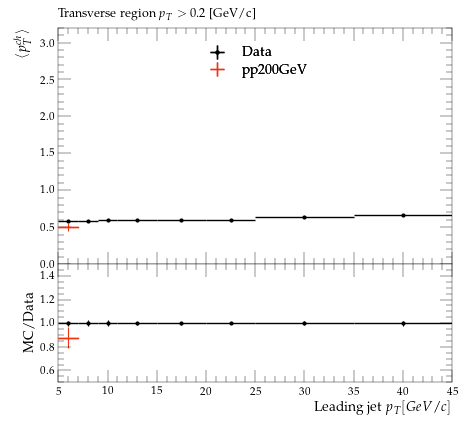

Generate this figure with Python:
#! /usr/bin/env python3

# This Python script was auto-generated using YODA v2.1.0.
# Analysis object: /STAR_2019_I1771348/d03-x01-y03
# Timestamp: 07-10-2025 (17:32:21)

import matplotlib as mpl
import matplotlib.pyplot as plt
mpl.use('Agg') # comment out for interactive use
import os
import numpy as np
from numpy import nan, inf

plotDir = os.path.split(os.path.realpath(__file__))[0]
if 'YODA_USER_PLOT_PATH' in globals():
    plot_outdir = globals()['YODA_USER_PLOT_PATH']
else:
    plot_outdir = plotDir

#plot style
plt.style.use(os.path.join(plotDir, '../default.mplstyle'))
# plot metadata
figW, figH = plt.rcParams['figure.figsize']
ax_xLabel = r'Leading jet $p_{T} [GeV/c]$'
ax_yLabel = r'$ \langle p^{ch}_{T} \rangle$'
ax_title  = r'Transverse region $p_{T} > 0.2$ [GeV/c]'
ax_xScale = 'linear'
ax_yScale = 'linear'
xLims = (5.0, 45.0)
yLims = (0.0, 3.2)

# TeX-friendly labels for the legend
labels = {
    'legend' : ([ r"Data", r"pp200GeV" ], r""),
}

# Adjust canvas width and height
canvasW = 10.0
canvasH = 9.0
figW *= canvasW/10.
figH *= canvasH/9.

# Create figure and axis objects
fig, (ax, ratio0_ax) = plt.subplots(2, 1, sharex=True,
                  figsize=(figW,figH), gridspec_kw={'height_ratios': (6.0, 3.0)})

# Set figure margins
plt.subplots_adjust(
    left   = 1.0 * plt.rcParams['figure.subplot.left'],
    right  = 1.0 * plt.rcParams['figure.subplot.right'],
    top    = 1.0 * plt.rcParams['figure.subplot.top'],
    bottom = 1.0 * plt.rcParams['figure.subplot.bottom'])

ratio0_ax.yaxis.set_major_locator(mpl.ticker.MultipleLocator(0.2))
ratio0_ax.set_ylim(0.5, 1.4999)
ratio0_ax.set_ylabel('MC/Data')

# the numerical data is stored in a separate file
dataf = dict()
prefix = os.path.split(__file__)[0]
if prefix:    prefix = prefix + '/'
exec(open(prefix+'d03-x01-y03__data.py').read(), dataf)


legend_handles = dict() # keep track of handles for the legend

# style options for curves
# starts at zorder>=5 to draw curve on top of legend
styles = {
  'Data': {
    'color' : 'black',
    'linestyle' : '-',
    'linewidth' : 1,
    'marker' : 'o',
    'markersize' : 2,
    'capsize' : 0.0,
    'zorder' : 5,
    'histstyle' : 0,
    'drawstyle' : 'steps-pre',
    'xerrorbars' : 1,
    'yerrorbars' : 1,
    'fillcolor' : None,
    'fillopacity' : 1.0,
    'ratio0_linestyle' : '-',
    'ratio0_linewidth' : 1,
    'ratio0_marker' : 'o',
    'ratio0_markersize' : 2,
    'ratio0_capsize' : 0.0,
    'ratio0_zorder' : 5,
    'ratio0_histstyle' : 0,
    'ratio0_drawstyle' : 'steps-pre',
    'ratio0_xerrorbars' : 1,
    'ratio0_yerrorbars' : 1,
  },
  'pp200GeV.yoda': {
    'color' : '#EE3311',
    'linestyle' : '-',
    'linewidth' : 1,
    'marker' : 'none',
    'markersize' : 2,
    'capsize' : 0.0,
    'zorder' : 6,
    'histstyle' : 1,
    'drawstyle' : 'steps-pre',
    'xerrorbars' : 1,
    'yerrorbars' : 1,
    'fillcolor' : None,
    'fillopacity' : 1.0,
    'ratio0_linestyle' : '-',
    'ratio0_linewidth' : 1,
    'ratio0_marker' : 'none',
    'ratio0_markersize' : 2,
    'ratio0_capsize' : 0.0,
    'ratio0_zorder' : 6,
    'ratio0_histstyle' : 1,
    'ratio0_drawstyle' : 'steps-pre',
    'ratio0_xerrorbars' : 1,
    'ratio0_yerrorbars' : 1,
  },
}

# curve from input yoda files in main panel
for label, yvals in dataf['yvals'].items():
    if all(np.isnan(v) for v in dataf['yvals'][label]):
        continue
    tmp = None
    if styles[label]['histstyle']: # draw as histogram
        xpos = dataf['xedges'][label] if styles[label]['drawstyle'] else dataf['xpoints'][label]
        ypos = np.insert(yvals, 0, yvals[0]) if styles[label]['drawstyle'] else yvals
        if styles[label]['fillcolor']: # fill area below curve
            ax.fill_between(xpos, ypos, step='pre',
                            color=styles[label]['fillcolor'],
                            alpha=styles[label]['fillopacity'])
        tmp, = ax.plot(xpos, ypos,
                       color=styles[label]['color'],
                       linestyle=styles[label]['linestyle'],
                       linewidth=styles[label]['linewidth'],
                       drawstyle=styles[label]['drawstyle'], solid_joinstyle='miter',
                       zorder=styles[label]['zorder'], label=label)
    tmp = ax.errorbar(dataf['xpoints'][label], yvals,
                      xerr=np.array(dataf['xerrs'][label])*styles[label]['xerrorbars'],
                      yerr=np.array(dataf['yerrs'][label])*styles[label]['yerrorbars'],
                      fmt=styles[label]['marker'], capsize=styles[label]['capsize'],
                      markersize=styles[label]['markersize'],
                      ecolor=styles[label]['color'],
                      color=styles[label]['color'], zorder=styles[label]['zorder'])
    tmp[-1][0].set_linestyle(styles[label]['linestyle'])
    tmp[-1][0].set_linewidth(styles[label]['linewidth'])
    if label in dataf['add_legend_handle']:  legend_handles[label] = tmp
    for varLabel in dataf['variation_yvals'].keys():
        if varLabel.startswith(label):
            tmp, = ax.plot(dataf['xedges'][label], dataf['variation_yvals'][varLabel],
                           color=styles[label]['color'],
                           linestyle=styles[label]['linestyle'],
                           linewidth=styles[label]['linewidth'],
                           drawstyle='steps-pre', solid_joinstyle='miter',
                           zorder=styles[label]['zorder'], alpha=0.5)


# plots on ratio panel
# curve from input yoda files in ratio panel
for label, yvals in dataf['ratio0_yvals'].items():
    if all(np.isnan(v) for v in yvals):
        continue
    if styles[label]['ratio0_histstyle']: # plot as histogram
        xpos = dataf['xedges']['Data'] if styles[label]['ratio0_drawstyle'] else dataf['xpoints']['Data']
        ypos = np.insert(yvals, 0, yvals[0]) if styles[label]['ratio0_drawstyle'] else yvals
        ratio0_ax.plot(xpos, ypos,
                       color=styles[label]['color'],
                       linewidth=styles[label]['linewidth'],
                       linestyle=styles[label]['ratio0_linestyle'],
                       drawstyle=styles[label]['ratio0_drawstyle'], zorder=styles[label]['zorder'],
                       solid_joinstyle='miter')
    tmp = ratio0_ax.errorbar(dataf['xpoints']['Data'], yvals,
                             xerr=np.array(dataf['ref_xerrs'])*styles[label]['ratio0_xerrorbars'],
                             yerr=np.array(dataf['ratio0_yerrs'][label])*styles[label]['ratio0_yerrorbars'],
                             fmt=styles[label]['ratio0_marker'], capsize=styles[label]['ratio0_capsize'],
                             markersize=styles[label]['ratio0_markersize'],
                             ecolor=styles[label]['color'],
                             color=styles[label]['color'])
    tmp[-1][0].set_linestyle(styles[label]['ratio0_linestyle'])
    tmp[-1][0].set_linewidth(styles[label]['ratio0_linewidth'])

    for varlabel in dataf['ratio0_variation_vals'].keys():
        if varlabel.startswith(label):
            ratio0_ax.plot(dataf['xedges']['Data'],
                            dataf['ratio0_variation_vals'][varlabel],
                            color=styles[label]['color'],
                            linestyle=styles[label]['linestyle'],
                            linewidth=styles[label]['linewidth'],
                            drawstyle='steps-pre', solid_joinstyle='miter',
                            zorder=1, alpha=0.5)

legend_items = list(legend_handles.values())
ax.add_artist(ax.legend(legend_items,
                        labels['legend'][0],
                        title=labels['legend'][1],
                        alignment='left',
                        loc='upper center',
                        bbox_to_anchor=(0.5, 0.97)))

# set plot metadata as defined above
ratio0_ax.set_xlabel(ax_xLabel)
ratio0_ax.xaxis.set_label_coords(1., -0.15)
ax.set_ylabel(ax_yLabel, ha='right', va='top')
ax.yaxis.set_label_coords(-0.11, 1.0)
ax.set_title(ax_title, loc='left')
ax.set_xscale(ax_xScale)
ax.set_yscale(ax_yScale)
ax.set_xlim(xLims)
ax.set_ylim(yLims)

# tick formatting
plt.rcParams['xtick.top'] = 1
plt.rcParams['ytick.right'] = 1
fig.align_ylabels((ax, ratio0_ax))
plt.savefig(os.path.join(plot_outdir, 'd03-x01-y03.pdf'), format='PDF')
plt.savefig(os.path.join(plot_outdir, 'd03-x01-y03.png'), format='PNG')

plt.close(fig)
